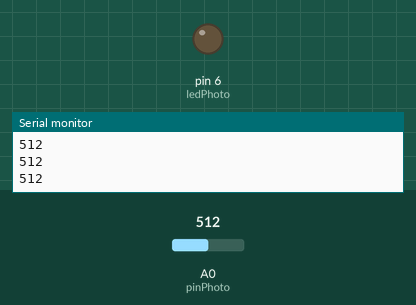
This sketch was run on a simulated Arduino Uno, built with avr-gcc and run on an emulated ATmega328P. Shown: output pins drawn as LEDs (lit = HIGH), the last lines printed to the serial monitor. The test bench sets the inputs (shaded band); at power-on: A0 (pinPhoto) = 512.

Above: at 1.2 s.
1.3 s: A0 (pinPhoto) set to 84
2.8 s: A0 (pinPhoto) set to 68
At 3.3 s:
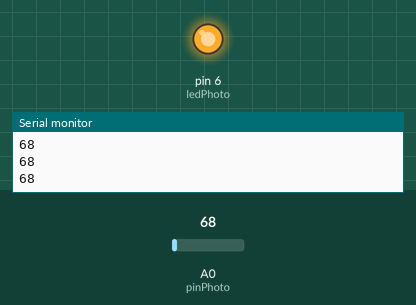
4.3 s: A0 (pinPhoto) set to 85
At 5.5 s:
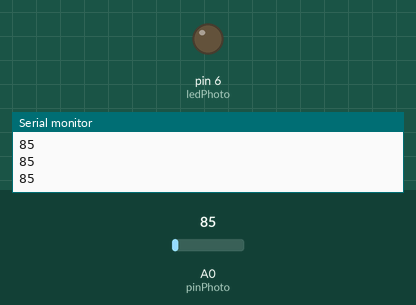
5.8 s: A0 (pinPhoto) set to 65
At 6.8 s:
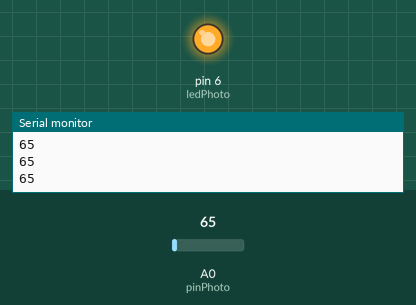
Timing chart, 0 to 8.3 s (numbered marks = the images above; inputs shaded):
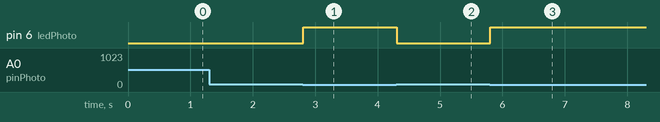

Measured:
- the behaviour switches between 76 and 75 on A0 (pinPhoto) (found by bisection; images 0 and 1)
- after the input at 2.8 s, pin 6 (ledPhoto): LOW → HIGH at once
- after the input at 4.3 s, pin 6 (ledPhoto): HIGH → LOW at once
- after the input at 5.8 s, pin 6 (ledPhoto): LOW → HIGH at once

The sketch:

photoresistance.ino
```cpp
int pinPhoto = A0;
int ledPhoto = 6;
int OFFSET = 950;
void setup() {
  Serial.begin(9600);
  pinMode(ledPhoto, OUTPUT);

}

void loop() {
  int valeurA0 = analogRead(pinPhoto);
  Serial.println(valeurA0);
  if(valeurA0 <= 75){
    digitalWrite(ledPhoto, HIGH);
  }else{
    digitalWrite(ledPhoto, LOW);
  }
//  int intensiteLed = 1023 - valeurA0;
//  intensiteLed = intensiteLed - OFFSET;
//  if(intensiteLed <= 0)
//  intensiteLed = 0;
//// // Serial.println(valeurA0, DEC);
//  Serial.println(intensiteLed);
//  analogWrite(ledPhoto, intensiteLed);
//  delay(1);


}
```
